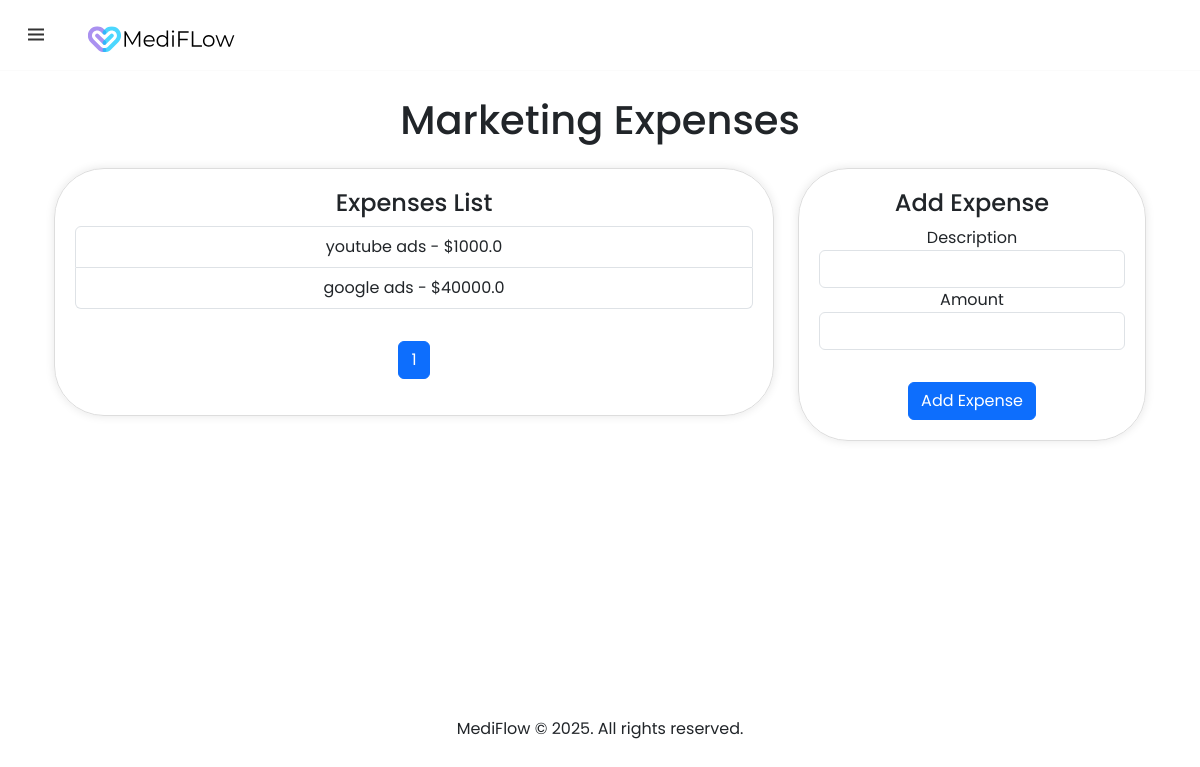
/expenses/marketing (signed in), run on an earlier commit of the app's database.
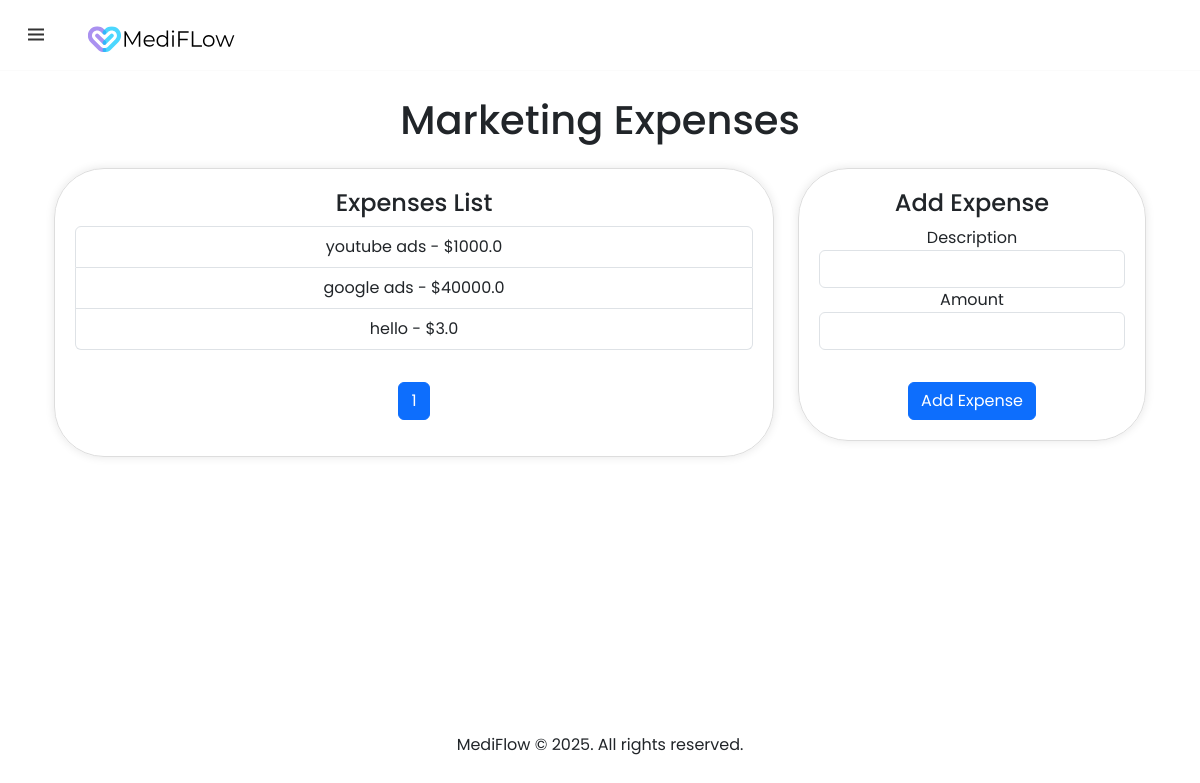
And on a later commit of the database.
### tables this page shows
CREATE TABLE marketing(
    marketing_id INTEGER PRIMARY KEY AUTOINCREMENT NOT NULL,
    admin_id INTEGER NOT NULL,
    amount REAL NOT NULL,
    description TEXT, date DATE,
    FOREIGN KEY (admin_id) REFERENCES admins(id)
);

### app.py (the view, shortened to what this page needs)
@app.route("/expenses/marketing", methods=["GET", "POST"])
@login_required
def marketing():
    user_type = session.get("user_type")
    if user_type != "admin":
        return render_template("404.html"), 404
    if request.method == "GET":
        db = get_db()
        admin_id = session.get("user_id")
        page = request.args.get('page', 1, type=int)
        per_page = 10  # Number of marketing expenses per page
        offset = (page - 1) * per_page
        marketings = db.execute("""
            SELECT description, amount
            FROM marketing
            WHERE admin_id = ?
            LIMIT ? OFFSET ?
        """, (admin_id, per_page, offset)).fetchall()
        total_marketing = db.execute("""
            SELECT COUNT(*) FROM marketing WHERE admin_id = ?
        """, (admin_id,)).fetchone()[0]
        total_pages = (total_marketing + per_page - 1) // per_page
        return render_template("marketing.html", marketings=marketings, page=page, total_pages=total_pages)

### app.py (called while the page is built)
def get_db():
    db = getattr(g, '_database', None)
    if db is None:
        db = g._database = sqlite3.connect(DATABASE)
    return db.cursor()

@app.teardown_appcontext
def close_connection(exception):
    db = getattr(g, '_database', None)
    if db is not None:
        db.close()

@app.after_request
def after_request(response):
    response.headers["Cache-Control"] = "no-cache, no-store, must-revalidate"
    response.headers["Expires"] = 0
    response.headers["Pragma"] = "no-cache"
    return response

### helpers.py (called while the page is built)
def login_required(f):
    @wraps(f)
    def decorated_function(*args, **kwargs):
        if session.get("user_id") is None:
            return redirect("/login")
        return f(*args, **kwargs)
    return decorated_function

### templates/marketing.html (shortened to what this page needs)
{% extends "layout.html" %}
{% block main %}
<head>
    <link href="https://cdn.jsdelivr.net/npm/bootstrap@5.3.3/dist/css/bootstrap.min.css" rel="stylesheet">
  </head>
<div class="container my-5">
  <h1 class="text-center mb-4">Marketing Expenses</h1>
  <div class="row">
    <div class="col-md-8">
      <div class="expense-card">
        <h4>Expenses List</h4>
        <ul id="expensesList" class="list-group">
          {% for marketing in marketings %}
          <li class="list-group-item">{{ marketing[0] }} - ${{ marketing[1] }}</li>
          {% endfor %}
        </ul>
        <div style=" margin-top:2rem; display:flex;align-content: stretch;flex-direction: row;justify-content: center;">
          <ul class="pagination">
            {% for num in range(1, total_pages + 1) %}
            <li class="page-item {% if num == page %}active{% endif %}">
              <a class="page-link" href="?page={{ num }}">{{ num }}</a>
            </li>
            {% endfor %}
          </ul>
        </div>
      </div>
    </div>
    <div class="col-md-4">
      <div class="expense-card">
        <h4>Add Expense</h4>
        <form id="expenseForm" action="/expenses/marketing" method="POST">
          <div class="form-group">
            <label for="expenseDescription">Description</label>
            <input type="text" class="form-control" id="expenseDescription" name="description" autocomplete="off" required>
          </div>
          <div class="form-group">
            <label for="expenseAmount">Amount</label>
            <input type="number" class="form-control" id="expenseAmount" name="amount" required>
          </div>
          <button type="submit" style="margin-top:2rem;" class="btn btn-primary">Add Expense</button>
        </form>
      </div>
    </div>
  </div>
</div>
{% endblock %}

What changed in the data, as far as the page shows it:
added marketing: description "hello", amount "3.0"
